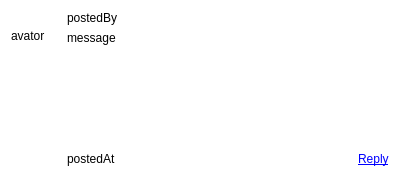
<?xml version="1.0" encoding="UTF-8"?>
<ui version="4.0">
 <class>Form</class>
 <widget class="QWidget" name="Form">
  <property name="geometry">
   <rect>
    <x>0</x>
    <y>0</y>
    <width>400</width>
    <height>180</height>
   </rect>
  </property>
  <property name="palette">
   <palette>
    <active>
     <colorrole role="Base">
      <brush brushstyle="SolidPattern">
       <color alpha="255">
        <red>255</red>
        <green>255</green>
        <blue>255</blue>
       </color>
      </brush>
     </colorrole>
     <colorrole role="Window">
      <brush brushstyle="SolidPattern">
       <color alpha="255">
        <red>255</red>
        <green>255</green>
        <blue>255</blue>
       </color>
      </brush>
     </colorrole>
    </active>
    <inactive>
     <colorrole role="Base">
      <brush brushstyle="SolidPattern">
       <color alpha="255">
        <red>255</red>
        <green>255</green>
        <blue>255</blue>
       </color>
      </brush>
     </colorrole>
     <colorrole role="Window">
      <brush brushstyle="SolidPattern">
       <color alpha="255">
        <red>255</red>
        <green>255</green>
        <blue>255</blue>
       </color>
      </brush>
     </colorrole>
    </inactive>
    <disabled>
     <colorrole role="Base">
      <brush brushstyle="SolidPattern">
       <color alpha="255">
        <red>255</red>
        <green>255</green>
        <blue>255</blue>
       </color>
      </brush>
     </colorrole>
     <colorrole role="Window">
      <brush brushstyle="SolidPattern">
       <color alpha="255">
        <red>255</red>
        <green>255</green>
        <blue>255</blue>
       </color>
      </brush>
     </colorrole>
    </disabled>
   </palette>
  </property>
  <property name="windowTitle">
   <string>Form</string>
  </property>
  <property name="autoFillBackground">
   <bool>true</bool>
  </property>
  <layout class="QHBoxLayout" name="horizontalLayout_2">
   <item>
    <layout class="QVBoxLayout" name="verticalLayout_2">
     <item>
      <widget class="QLabel" name="avatarLabel">
       <property name="minimumSize">
        <size>
         <width>50</width>
         <height>50</height>
        </size>
       </property>
       <property name="text">
        <string>avator</string>
       </property>
      </widget>
     </item>
     <item>
      <spacer name="verticalSpacer">
       <property name="orientation">
        <enum>Qt::Vertical</enum>
       </property>
       <property name="sizeHint" stdset="0">
        <size>
         <width>20</width>
         <height>40</height>
        </size>
       </property>
      </spacer>
     </item>
    </layout>
   </item>
   <item>
    <layout class="QVBoxLayout" name="verticalLayout">
     <item>
      <widget class="QLabel" name="postedByLabel">
       <property name="text">
        <string>postedBy</string>
       </property>
      </widget>
     </item>
     <item>
      <widget class="QLabel" name="messageLabel">
       <property name="text">
        <string>message</string>
       </property>
       <property name="wordWrap">
        <bool>true</bool>
       </property>
      </widget>
     </item>
     <item>
      <spacer name="verticalSpacer_2">
       <property name="orientation">
        <enum>Qt::Vertical</enum>
       </property>
       <property name="sizeHint" stdset="0">
        <size>
         <width>20</width>
         <height>40</height>
        </size>
       </property>
      </spacer>
     </item>
     <item>
      <layout class="QHBoxLayout" name="horizontalLayout">
       <item>
        <widget class="QLabel" name="postedAtLabel">
         <property name="text">
          <string>postedAt</string>
         </property>
        </widget>
       </item>
       <item>
        <spacer name="horizontalSpacer">
         <property name="orientation">
          <enum>Qt::Horizontal</enum>
         </property>
         <property name="sizeHint" stdset="0">
          <size>
           <width>40</width>
           <height>20</height>
          </size>
         </property>
        </spacer>
       </item>
       <item>
        <widget class="QLabel" name="replyLabel">
         <property name="text">
          <string>&lt;a href=&quot;reply&quot;&gt;Reply&lt;/a&gt;</string>
         </property>
        </widget>
       </item>
      </layout>
     </item>
    </layout>
   </item>
  </layout>
 </widget>
 <resources/>
 <connections/>
</ui>
